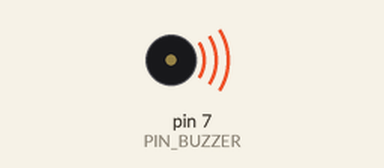
The sketch below on a simulated Arduino Uno, built with avr-gcc and run on an emulated ATmega328P. Parts: buzzer (waves = sounding).

Above: at 0.5 s.
Timing chart, 0 to 4.6 s (numbered marks = the images above):
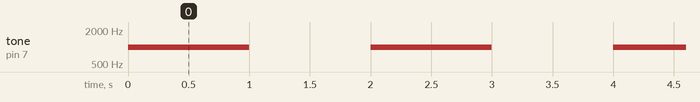

Measured:
- by itself, tone on pin 7 (PIN_BUZZER): alternates 1000 Hz for 1.0 s and silent for 1.0 s

The sketch:

Test_buzzer.ino
```cpp
// ELCOche
/* ----------------- TEST PARA EL BUZZER -----------------
 * Este test permite comprobar el correcto funcionamiento
 * de un buzzer conectado a la entrada digital D7.
 * Reproduce una frecuencia de 1 kHz durante 1 segundo
 * y para durante otro segundo.
 * Asegúrese de fijar el baudrate a 9600 en el monitor serie.
*/

#define BAUDRATE    9600
#define PIN_BUZZER  7
#define FREC        1000

void setup(){
  pinMode(PIN_BUZZER, OUTPUT);
}

void loop() {
  tone(PIN_BUZZER, FREC); // Send 1 kHz sound signal
  delay(1000);            // wait 1 sec
  noTone(PIN_BUZZER);     // Stop sound
  delay(1000);            // wait 1 sec
}
```
